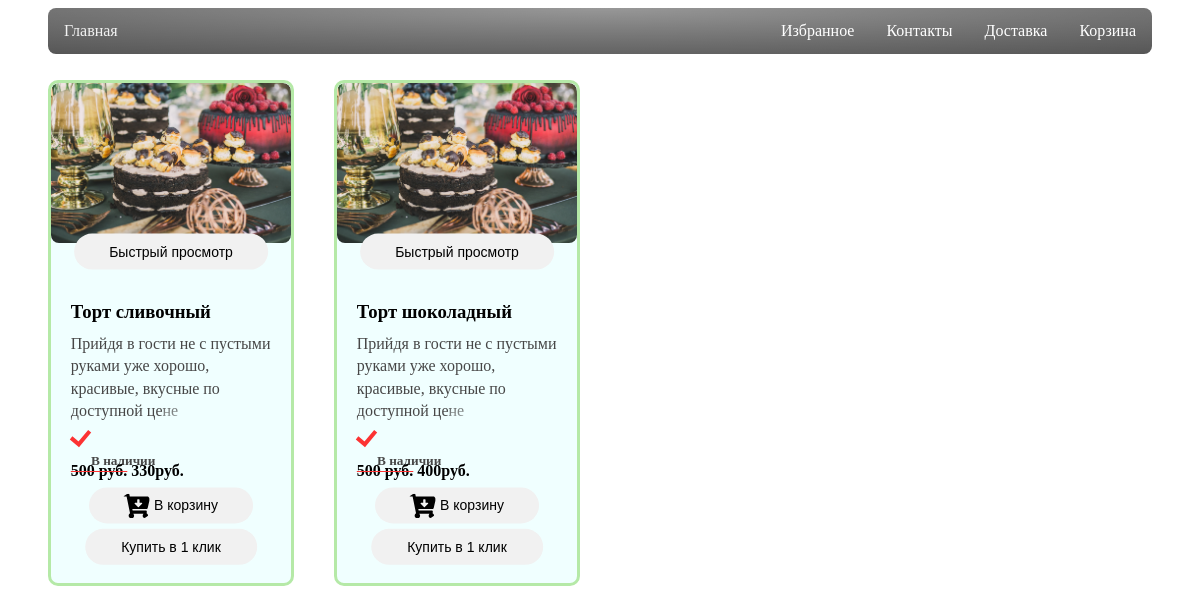
Page /torts on the committed database.
### webmain/model.py (models this page shows, shortened)
class Products(Base):
    __tablename__ = 'Products'
    id = sa.Column(sa.Integer, primary_key=True)
    name = sa.Column(sa.String, nullable=False)
    description = sa.Column(sa.Text, nullable=True)
    price = sa.Column(sa.Integer, nullable=False)
    category = sa.Column(sa.Text, nullable=False)
    link_photo = sa.Column(sa.String, nullable=False)
    link_like = sa.Column(sa.String, nullable=False)
    link_basket = sa.Column(sa.String, nullable=False)

### webmain/__init__.py (the view)
    @app.route("/<category>")
    def products_list(category):
        conn = Session()
        products = conn.query(Products).all()
        if category:
            filtered_products = conn.query(Products).filter_by(category=category)
            return render_template("products.html", products=filtered_products)
        return render_template("products.html", products=products)

### webmain/__init__.py (called while the page is built)
def create_app():
    app = Flask(__name__)
    app.config.from_pyfile('config.py')
    migrate()
    @app.route("/")
    @app.route("/home")
    def index():
        conn = Session()
        categoryes = conn.query(Category).all()
        title = "Пекарня Ессении"
        return render_template("main.html", page_title=title, categoryes=categoryes)
    @app.route("/<category>")
    def products_list(category):
        conn = Session()
        products = conn.query(Products).all()
        if category:
            filtered_products = conn.query(Products).filter_by(category=category)
            return render_template("products.html", products=filtered_products)
        return render_template("products.html", products=products)
    @app.route("/basket")
    def basket():
        return render_template("products.html")
    return app

### webmain/templates/products.html (shortened to what this page needs)
{% extends "base.html" %}
{% block content %}
{% for product in products %}
    <ul class="products clearfix">
        <li class="product-wrapper">
            <a class="product">
                <div class="product-photo">
                    <img src="{{ url_for('static', filename=product.link_photo) }}" alt="">
                    <h3>{{ product.name }}</h3>
                    <p class="product-text">{{ product.description }}</p>
                    <h5>В наличии</h5>
                    <h4 class="price-new"><b class="price-old">500 руб.</b> {{ product.price }}руб. </h4>
                    <div class="buttons">
                        <button id="myBtn1" class="product-preview">Быстрый просмотр</button>
                        <button class="product-buttons-wrap" onclick="openNav()">
                            <img src="{{ url_for('static', filename=product.link_basket) }}">В корзину</button>
                        <button class="product-buttons-wrap1">Купить в 1 клик</button>
                    </div>
                </div>
            </a>
        </li>
    </ul>
{% endfor %}
{% endblock %}

### webmain/static/css/style.css (style rules this page uses)
.product-wrapper { display: block; width: 100%; float: left; transition: width .2s; margin: 10px 0 33px 0; }
@media only screen and (min-width: 450px) { .product-wrapper { width: 50%; } }
@media only screen and (min-width: 768px) { .product-wrapper { width: 33.333%; } }
@media only screen and (min-width: 1000px) { .product-wrapper { width: 25%; } }
.product { display: block; border: 3px solid #b5e9a7; border-radius: 10px; position: relative; background: #F0FFFF; margin: 0 40px 30px 0; text-decoration: none; color: #474747; z-index: 0; height: 500px; }
.product-photo { position: relative; padding-bottom: 100%; overflow: hidden; border-radius: 8px; }
.product-photo img { position: absolute; top: 0; bottom: 2; left: 0; right: 0; max-width: 100%; max-height: 100%; margin: auto; border-radius: 8px; transition: transform .4s ease-out; }
.product-text { position: relative; margin: 20px; margin-bottom: -90px; font-size: 1em; line-height: 1.4em; height: 5.6em; overflow: hidden; transform: translate(-0.13%, 210%); }
.product-text:after { content: ''; display: inline-block; position: absolute; bottom: 0; right: 0; width: 6.7em; height: 1.6em; background: linear-gradient(to left top, #F0FFFF, rgba(255, 255, 255, 0)); }
.product h3 { position: relative; margin: 20px; transform: translate(-0.13%, 900%); color: #000000 }
.price-new { position: relative; margin: 20px; transform: translate(-0.100%, 1450%); color: #000000 }
.price-old { text-decoration: line-through #ff3535 !important; }
.product h5 { position: relative; margin: 20px; transform: translate(10%, 1800%); }
.product-preview { position: relative; top: 50%; left: 50%; transform: translate(-50%, -15%); -ms-transform: translate(-50%, -50%); background-color: #f1f1f1; color: black; font-size: 14px; padding: 10px 35px; border: none; cursor: pointer; border-radius: 20px; text-align: center; outline: none; }
.product-buttons-wrap { position: relative; top: 50%; left: 50%; transform: translate(-50%, 590%); -ms-transform: translate(-50%, -50%); background-color: #f1f1f1; color: black; font-size: 14px; padding: 10px 35px; border: none; cursor: pointer; border-radius: 20px; text-indent: 30px; outline: none; }
.product-buttons-wrap img { max-width: 70%; max-height: 70%; bottom: -2px; left: -70px; }
.product-buttons-wrap1 { position: relative; top: 50%; left: 50%; transform: translate(-50%, 605%); -ms-transform: translate(-50%, -50%); background-color: #f1f1f1; color: black; font-size: 14px; padding: 10px 36px; border: none; cursor: pointer; border-radius: 20px; text-align: center; outline: none; }
a { text-decoration: none; }

### rows in the picture
Products: link_photo (picture), name "Торт сливочный", description "Прийдя в гости не с пустыми руками уже хорошо, красивые, вкусные по доступной цене", price "330", link_basket (picture)
Products: link_photo (picture), name "Торт шоколадный", description "Прийдя в гости не с пустыми руками уже хорошо, красивые, вкусные по доступной цене", price "400", link_basket (picture)
